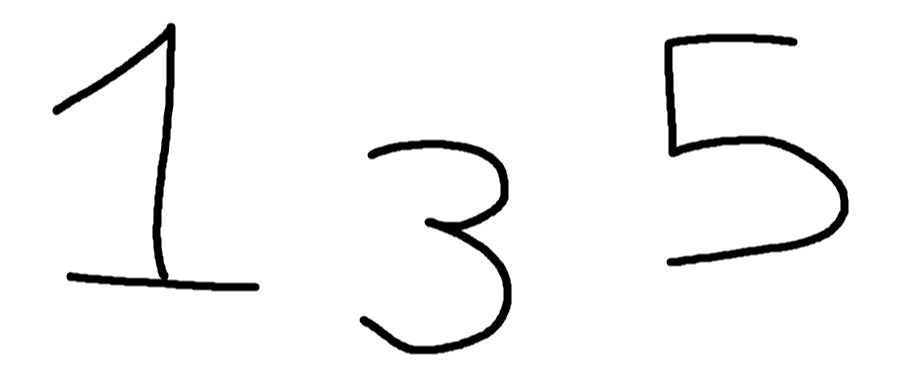
#> input picture 2.jpg, 1797 x 732 px (shown at 1/2 size)
$ jupyter execute --allow-errors Untitled.ipynb
#> lines starting #> are read from the running program, lines starting #| are printed output that depends on the picture; after the words box and inside, x2 and y2 are one past the last pixel; in counts of white or black regions, pixels touching at a corner belong together
[cell 1]
import tensorflow as tf
import numpy as np
from tensorflow.keras.datasets import mnist
from tensorflow.keras.utils import to_categorical
import matplotlib.pyplot as plt
import os
from ipywidgets import interact, fixed, interact_manual, IntSlider
import ipywidgets as widgets

#> (the rest of this cell did not finish here and is left out)

[cell 2]
import cv2

def number_recognize(filepath):
    image = cv2.imread(filepath)
    image = cv2.medianBlur(image, 7)
    grey = cv2.cvtColor(image, cv2.COLOR_BGR2GRAY)
    thresh = cv2.adaptiveThreshold(grey, 200, cv2.ADAPTIVE_THRESH_MEAN_C, cv2.THRESH_BINARY_INV, 33, 25)
    contours, hierarchy = cv2.findContours(thresh, cv2.RETR_EXTERNAL, cv2.CHAIN_APPROX_SIMPLE)

    preprocessed_digits = []
    boundingBoxes = [cv2.boundingRect(c) for c in contours]
    (contours, boundingBoxes) = zip(*sorted(zip(contours, boundingBoxes), key=lambda b: b[1][0], reverse=False))

    for c in contours:
        x, y, w, h = cv2.boundingRect(c)
        cv2.rectangle(image, (x, y), (x + w, y + h), color=(255, 0, 0), thickness=2)
        digit = thresh[y:y + h, x:x + w]
        resized_digit = cv2.resize(digit, (18, 18))
        padded_digit = np.pad(resized_digit, ((5, 5), (5, 5)), "constant", constant_values=0)
        preprocessed_digits.append(padded_digit)

    plt.imshow(image, cmap="gray")
    plt.title("Contoured Image", color='red')
    plt.show()

    inp = np.array(preprocessed_digits)
    figr = plt.figure(figsize=(len(inp), 4))
    nums = []
    for i, digit in enumerate(preprocessed_digits):
        [prediction] = loaded_model.predict(digit.reshape(1, 28, 28, 1) / 255.)
        pred = np.argmax(prediction)
        nums.append(pred)
        figr.add_subplot(1, len(inp), i + 1)
        plt.xticks([])
        plt.yticks([])
        plt.imshow(digit.reshape(28, 28), cmap="gray")
        plt.title(pred)
    print("The Recognized Numbers are:", *nums)

#> (the rest of this cell did not finish here and is left out)

#> in number_recognize, image is the input picture: shape (732, 1797, 3); min 0, max 255, mean 243.7
#> in number_recognize, `thresh = cv2.adaptiveThreshold(grey, 200, cv2.ADAPTIVE_THRESH_MEAN_C, ..`:
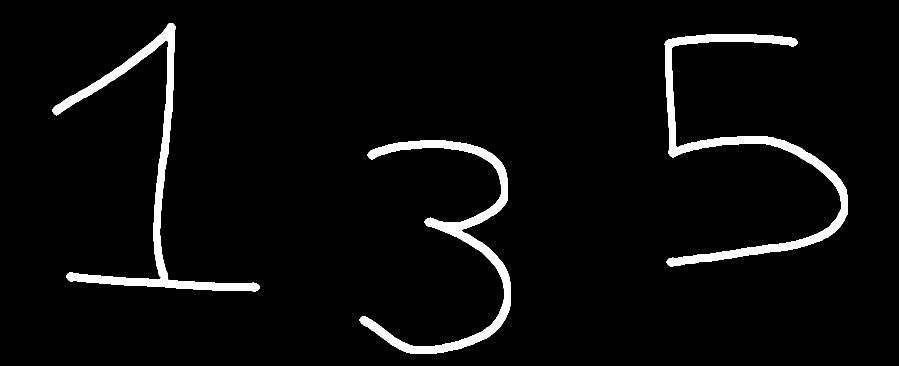
#> thresh: shape (732, 1797) (shown at 1/2 size); values 0 (black) and 200 (white), 4.1% white; 3 white regions
#> in number_recognize, `contours, hierarchy = cv2.findContours(thresh, cv2.RETR_EXTERNAL, cv2...`: contours = 3 contours; box (x1, y1, x2, y2) and area: (1329, 69, 1696, 533) 18144, (105, 46, 520, 583) 16756, (719, 281, 1022, 707) 16104
#> in number_recognize, `boundingBoxes = [cv2.boundingRect(c) for c in contours]`: boundingBoxes = [(719, 281, 303, 426), (1329, 69, 367, 464), (105, 46, 415, 537)]
#> in number_recognize, `(contours, boundingBoxes) = zip(*sorted(zip(contours, boundingBoxes), ..`: boundingBoxes = ((105, 46, 415, 537), (719, 281, 303, 426), (1329, 69, 367, 464))
#> the loop in number_recognize, `for c in contours:` made 3 passes
#> after the loop in number_recognize, `for c in contours:`: digit: shape (464, 367); values 0 (black) and 200 (white), 11.4% white; 1 white region, box (x1, y1, x2, y2) and area: (0, 0, 367, 464) 19392
#> after the loop in number_recognize, `for c in contours:`:
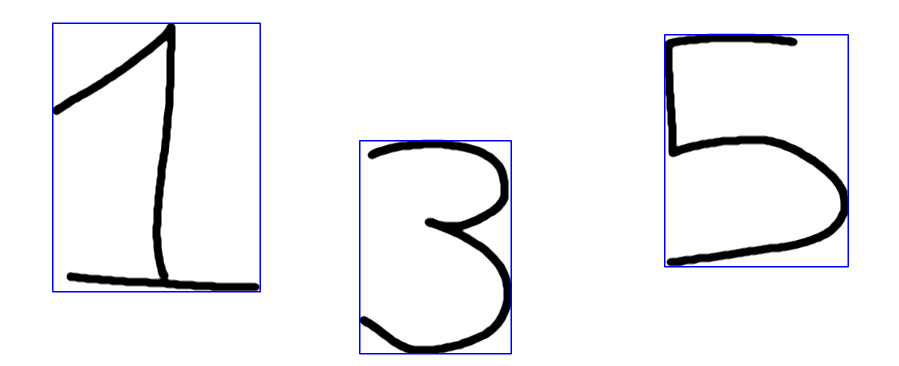
#> image: shape (732, 1797, 3) (shown at 1/2 size); mean B, G, R 243.9, 241, 241
#> after the loop in number_recognize, `for c in contours:`: preprocessed_digits = 3 items
#> the loop in number_recognize, `for i, digit in enumerate(preprocessed_digits):` made 1 pass
#> after the loop in number_recognize, `for i, digit in enumerate(preprocessed_digits):`: nums = []

#> (a cell that did not finish here is left out)

#> call 2 of number_recognize, with filepath = '3.jpg'
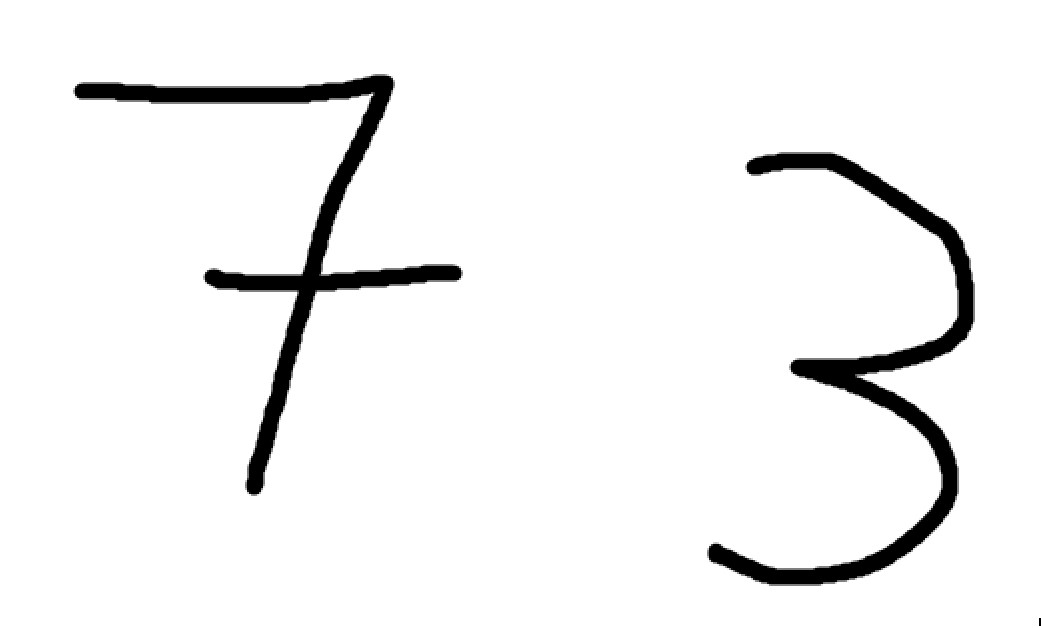
#> input picture 3.jpg, 1041 x 628 px
#> in number_recognize, image is the input picture: shape (628, 1041, 3); min 0, max 255, mean 242.3
#> in number_recognize (call 2), `thresh = cv2.adaptiveThreshold(grey, 200, cv2.ADAPTIVE_THRESH_MEAN_C, ..`: thresh: shape (628, 1041); values 0 (black) and 200 (white), 4.7% white; 3 white regions (1 under 20 px)
#> in number_recognize (call 2), `contours, hierarchy = cv2.findContours(thresh, cv2.RETR_EXTERNAL, cv2...`: contours = 3 contours, 1 with area under 20; largest, box (x1, y1, x2, y2) and area: (707, 154, 973, 584) 14516, (74, 74, 463, 496) 14036
#> in number_recognize (call 2), `boundingBoxes = [cv2.boundingRect(c) for c in contours]`: boundingBoxes = [(1039, 619, 2, 6), (707, 154, 266, 430), (74, 74, 389, 422)]
#> in number_recognize (call 2), `(contours, boundingBoxes) = zip(*sorted(zip(contours, boundingBoxes), ..`: boundingBoxes = ((74, 74, 389, 422), (707, 154, 266, 430), (1039, 619, 2, 6))
#> the loop in number_recognize (call 2), `for c in contours:` made 3 passes
#> after the loop in number_recognize (call 2), `for c in contours:`: image: shape (628, 1041, 3); mean B, G, R 242.5, 238.9, 238.9

#> (a cell that did not finish here is left out)

#> call 3 of number_recognize, with filepath = '4.jpg'
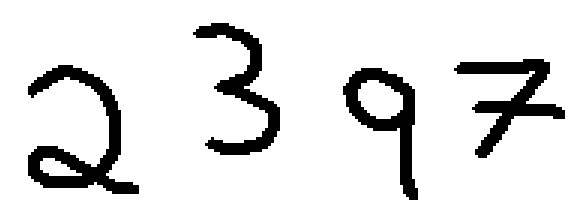
#> input picture 4.jpg, 580 x 222 px
#> in number_recognize, image is the input picture: shape (222, 580, 3); min 0, max 255, mean 226.4
#> in number_recognize (call 3), `thresh = cv2.adaptiveThreshold(grey, 200, cv2.ADAPTIVE_THRESH_MEAN_C, ..`: thresh: shape (222, 580); values 0 (black) and 200 (white), 11.2% white; 4 white regions
#> in number_recognize (call 3), `contours, hierarchy = cv2.findContours(thresh, cv2.RETR_EXTERNAL, cv2...`: contours = 4 contours; box (x1, y1, x2, y2) and area: (28, 65, 139, 194) 4670, (343, 68, 418, 200) 4294, (456, 59, 565, 158) 3158, (195, 23, 280, 155) 3096
#> in number_recognize (call 3), `boundingBoxes = [cv2.boundingRect(c) for c in contours]`: boundingBoxes = [(343, 68, 75, 132), (28, 65, 111, 129), (456, 59, 109, 99), (195, 23, 85, 132)]
#> in number_recognize (call 3), `(contours, boundingBoxes) = zip(*sorted(zip(contours, boundingBoxes), ..`: boundingBoxes = ((28, 65, 111, 129), (195, 23, 85, 132), (343, 68, 75, 132), (456, 59, 109, 99))
#> the loop in number_recognize (call 3), `for c in contours:` made 4 passes
#> after the loop in number_recognize (call 3), `for c in contours:`: digit: shape (99, 109); values 0 (black) and 200 (white), 31.5% white; 1 white region, box (x1, y1, x2, y2) and area: (0, 0, 109, 99) 3402
#> after the loop in number_recognize (call 3), `for c in contours:`:
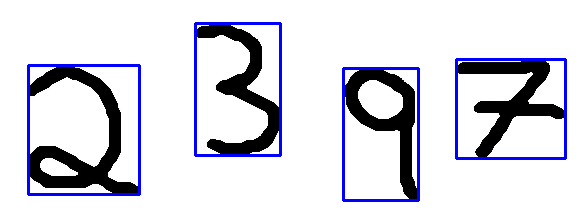
#> image: shape (222, 580, 3); mean B, G, R 227.1, 216.7, 216.7
#> after the loop in number_recognize (call 3), `for c in contours:`: preprocessed_digits = 4 items

#> (a cell that did not finish here is left out)

#> call 4 of number_recognize, with filepath = '5.jpg'
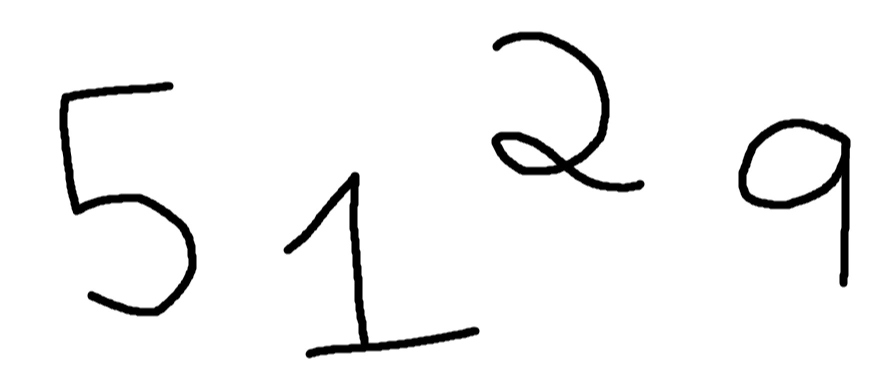
#> input picture 5.jpg, 1742 x 745 px (shown at 1/2 size)
#> in number_recognize, image is the input picture: shape (745, 1742, 3); min 0, max 255, mean 242.8
#> in number_recognize (call 4), `thresh = cv2.adaptiveThreshold(grey, 200, cv2.ADAPTIVE_THRESH_MEAN_C, ..`:
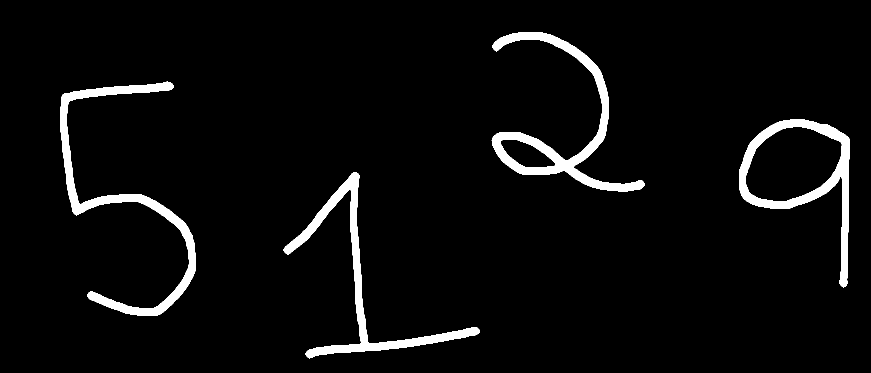
#> thresh: shape (745, 1742) (shown at 1/2 size); values 0 (black) and 200 (white), 4.5% white; 4 white regions
#> in number_recognize (call 4), `contours, hierarchy = cv2.findContours(thresh, cv2.RETR_EXTERNAL, cv2...`: contours = 4 contours; box (x1, y1, x2, y2) and area: (1478, 239, 1700, 575) 33694, (983, 65, 1289, 383) 18080, (120, 163, 392, 631) 14980, (567, 344, 960, 717) 12744
#> in number_recognize (call 4), `boundingBoxes = [cv2.boundingRect(c) for c in contours]`: boundingBoxes = [(567, 344, 393, 373), (1478, 239, 222, 336), (120, 163, 272, 468), (983, 65, 306, 318)]
#> in number_recognize (call 4), `(contours, boundingBoxes) = zip(*sorted(zip(contours, boundingBoxes), ..`: boundingBoxes = ((120, 163, 272, 468), (567, 344, 393, 373), (983, 65, 306, 318), (1478, 239, 222, 336))
#> the loop in number_recognize (call 4), `for c in contours:` made 4 passes
#> after the loop in number_recognize (call 4), `for c in contours:`: digit: shape (336, 222); values 0 (black) and 200 (white), 17.7% white; 1 white region, box (x1, y1, x2, y2) and area: (0, 0, 222, 336) 13228
#> after the loop in number_recognize (call 4), `for c in contours:`: image: shape (745, 1742, 3); mean B, G, R 243, 239.8, 239.8

#> (a cell that did not finish here is left out)

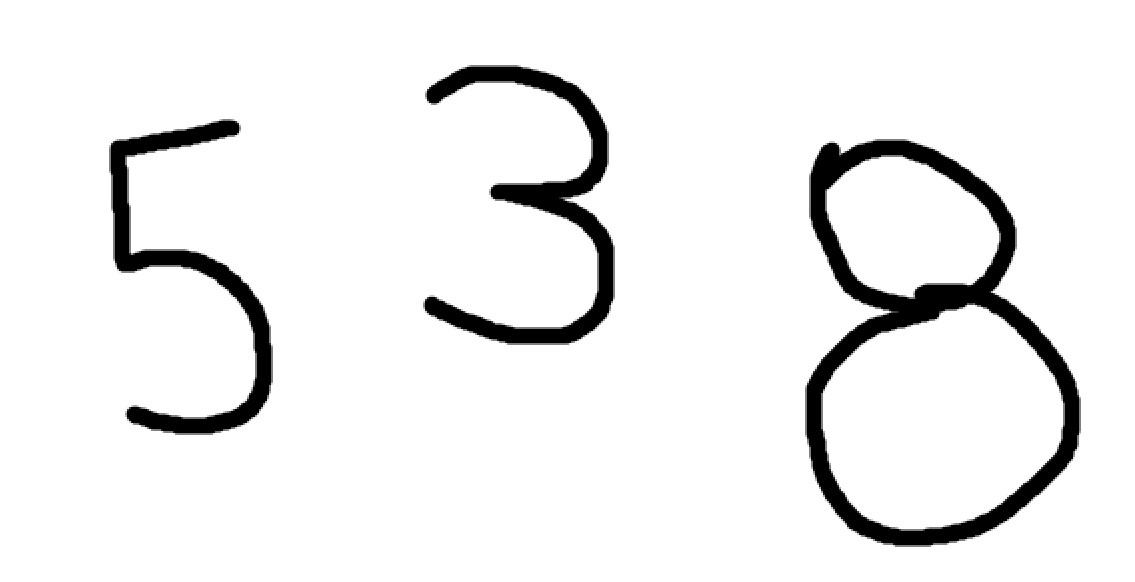
#> input picture 6.jpg, 1135 x 582 px
#> in number_recognize, image is the input picture: shape (582, 1135, 3); min 0, max 255, mean 237.8
#> in number_recognize (call 5), `thresh = cv2.adaptiveThreshold(grey, 200, cv2.ADAPTIVE_THRESH_MEAN_C, ..`:
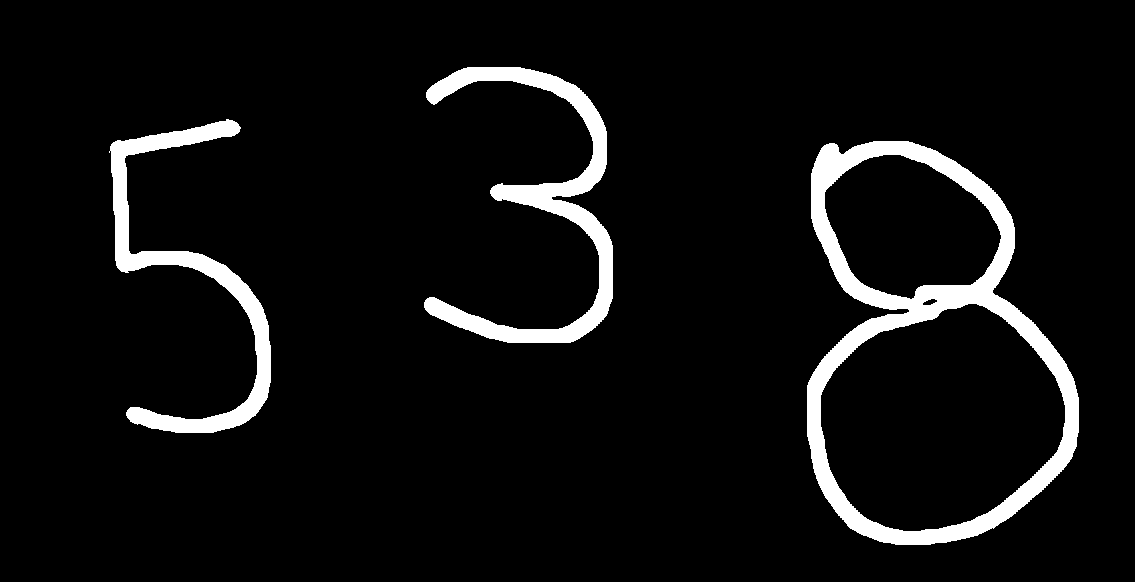
#> thresh: shape (582, 1135); values 0 (black) and 200 (white), 6.4% white; 3 white regions
#> in number_recognize (call 5), `contours, hierarchy = cv2.findContours(thresh, cv2.RETR_EXTERNAL, cv2...`: contours = 3 contours; box (x1, y1, x2, y2) and area: (807, 141, 1079, 545) 79919, (424, 67, 613, 343) 10346, (109, 119, 271, 433) 9040
#> in number_recognize (call 5), `boundingBoxes = [cv2.boundingRect(c) for c in contours]`: boundingBoxes = [(807, 141, 272, 404), (109, 119, 162, 314), (424, 67, 189, 276)]
#> in number_recognize (call 5), `(contours, boundingBoxes) = zip(*sorted(zip(contours, boundingBoxes), ..`: boundingBoxes = ((109, 119, 162, 314), (424, 67, 189, 276), (807, 141, 272, 404))
#> the loop in number_recognize (call 5), `for c in contours:` made 3 passes
#> after the loop in number_recognize (call 5), `for c in contours:`:
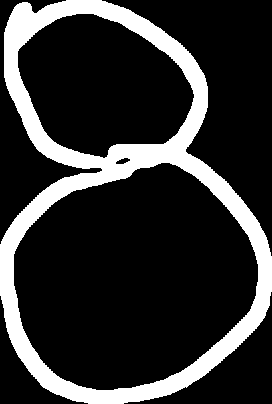
#> digit: shape (404, 272); values 0 (black) and 200 (white), 19.5% white; 1 white region, box (x1, y1, x2, y2) and area: (0, 0, 272, 404) 21387
#> after the loop in number_recognize (call 5), `for c in contours:`: preprocessed_digits = 3 items
